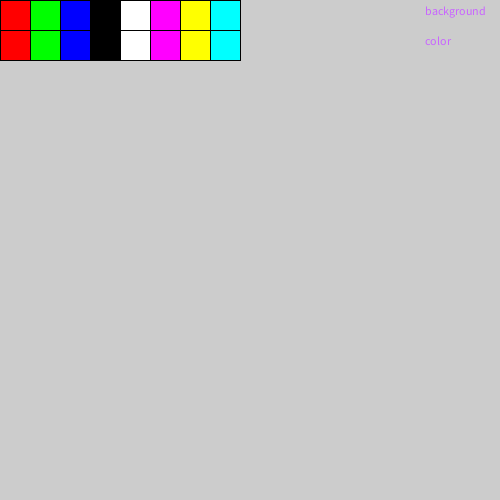
Frame 1 (no input)
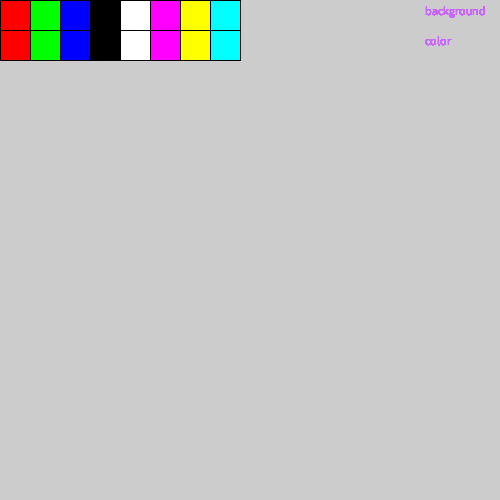
Frame 60 (the mouse pressed at the canvas centre just before this capture)
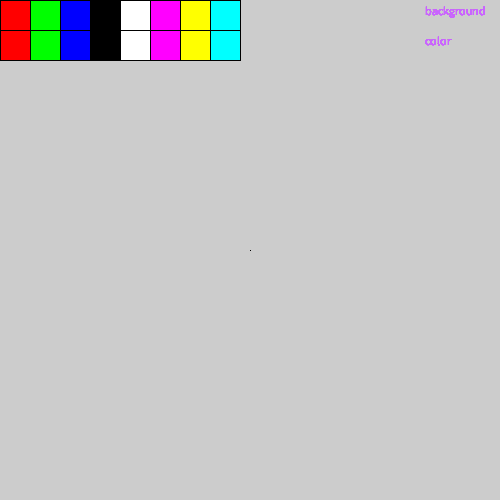
Frame 120 (the mouse held since frame 60 and released just before this capture)

The Processing sketch that drew these frames (run headless with seeded random() and noise(); from frame 60 on, the mouse is pressed at the canvas centre):

// Processing sketch: processing_105839
// ── processing_105839.pde

int penR, penG, penB;
int backgroundR, backgroundG, backgroundB;


void setup () {
  size (500, 500);
  frameRate (50000);
}
int x=-1, y=-1;

void draw() {
  // BACKGROUND COLOR
  fill (200, 100, 300);
  text ("background", 425, 15);
  fill (255, 0, 0);
  rect(0, 0, 30, 30);
  fill (0, 255, 0);
  rect(30, 0, 30, 30);
  fill (0, 0, 255);
  rect(60, 0, 30, 30);
  fill (0);
  rect(90, 0, 30, 30);
  fill (255);
  rect(120, 0, 30, 30);
  fill (255, 0, 255);
  rect(150, 0, 30, 30);
  fill (255, 255, 0);
  rect(180, 0, 30, 30);
  fill (0, 255, 255);
  rect(210, 0, 30, 30);

  // COLOR OF THE LINE
  fill (200, 100, 300);
  text ("color", 425, 45);
  fill (255, 0, 0);
  rect(0, 30, 30, 30);
  fill (0, 255, 0);
  rect(30, 30, 30, 30);
  fill (0, 0, 255);
  rect(60, 30, 30, 30);
  fill (0);
  rect(90, 30, 30, 30);
  fill (255);
  rect(120, 30, 30, 30);
  fill (255, 0, 255);
  rect(150, 30, 30, 30);
  fill (255, 255, 0);
  rect(180, 30, 30, 30);
  fill (0, 255, 255);
  rect(210, 30, 30, 30);


  // Color of the baackground
  if (mousePressed && mouseX<30 && mouseY < 30) {
    background (255, 0, 0);
  } else if (mousePressed && mouseX<60 && mouseX>30 && mouseY < 30) {
    background (0, 255, 0);
  } else if (mousePressed && mouseX>60 && mouseX<90 && mouseY < 30) {
    background (0, 0, 255);
  } else if (mousePressed && mouseX>90 && mouseX<120 && mouseY < 30) {
    background (0);
  } else if (mousePressed && mouseX>120 && mouseX<150 && mouseY < 30) {
    background (255);
  } else if (mousePressed && mouseX>150 && mouseX<180 && mouseY < 30) {
    background (255, 0, 255);
  } else if (mousePressed && mouseX>180 && mouseX<210 && mouseY < 30) {
    background (255, 255, 0);
  } else if (mousePressed && mouseX>180 && mouseX<240 && mouseY < 30) {
    background (0, 255, 255);
  }
  if (mousePressed && mouseY< 30) {
    x=-1;
    y=-1;
  }


  // Color of the line
  if (mousePressed && mouseX<30 && mouseY > 30 && mouseY < 60) {
    stroke(255, 0, 0);
  } else if (mousePressed && mouseX<60 && mouseX>30 && mouseY > 30 && mouseY < 60) {
    stroke(0, 255, 0);
  } else if (mousePressed && mouseX<90 && mouseX>60 && mouseY > 30 && mouseY < 60) {
    stroke(0, 0, 255);
  } else if (mousePressed && mouseX<120 && mouseX>90 && mouseY > 30 && mouseY < 60) {
    stroke(0);
  } else if (mousePressed && mouseX<150 && mouseX>120 && mouseY > 30 && mouseY < 60) {
    stroke(255);
  } else if (mousePressed && mouseX<180 && mouseX>150 && mouseY > 30 && mouseY < 60) {
    stroke(255, 0, 255);
  } else if (mousePressed && mouseX<210 && mouseX>180 && mouseY > 30 && mouseY < 60) {
    stroke(255, 255, 0);
  } else if (mousePressed && mouseX<240 && mouseX>210 && mouseY > 30 && mouseY < 60) {
    stroke(0, 255, 255);
  }
  if (mousePressed) {
    if (x==-1) { // if it's the first click
      x=mouseX;
      y=mouseY;
    }
   
    line (x, y, mouseX, mouseY);
    x = mouseX;
    y = mouseY;
    
   
  } else {
    x = -1;
    y =-1;
  }
  
}
